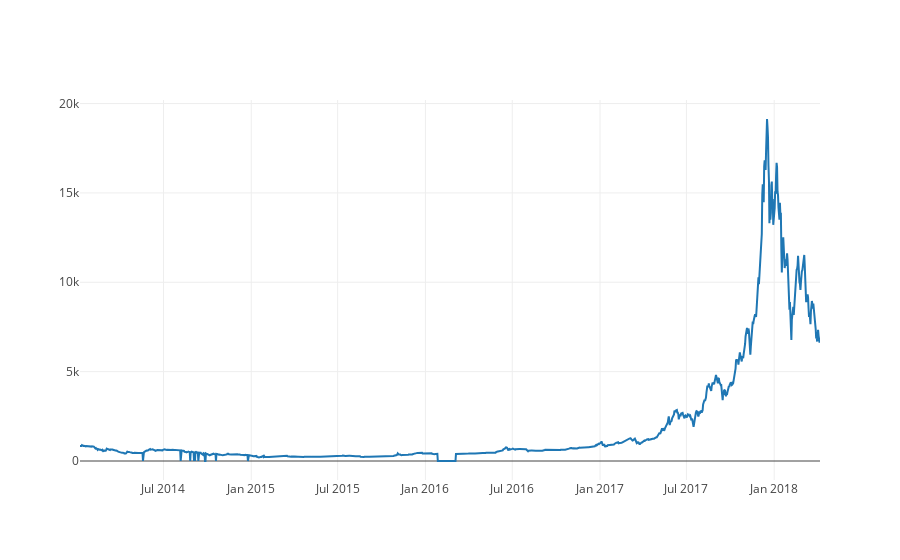

Here is the notebook cell this chart was saved with:
### Code cell
# Chart the BTC pricing data
btc_trace = go.Scatter(x=btc_usd_price_kraken.index, y=btc_usd_price_kraken['Weighted Price'])
py.iplot([btc_trace])

### Figure 1 — Plotly figure (JSON) as saved in the notebook; plotly's stock layout.template omitted (floating-point values rounded to 4 significant figures; data arrays with more than 128 entries replaced by an {"elided": "..."} marker saying what was removed)
{"data": [{"type": "scatter", "x": {"elided": "1552 str values"}, "y": {"elided": "1552 float values"}}], "layout": {}}
